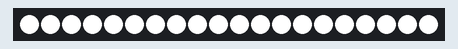
The sketch below on a simulated Arduino Uno, built with avr-gcc and run on an emulated ATmega328P. Parts: 20 RGB LEDs in strip order, left to right.

Above: at 1.12 s.
At 1.57 s:
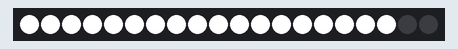
At 1.97 s:
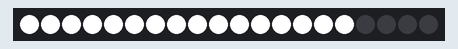
At 2.98 s:
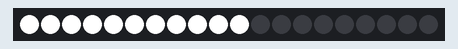
At 3.98 s:
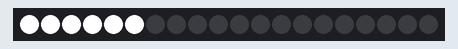
At 4.98 s:
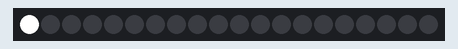

The sketch:

single_strip_code.ino
```cpp
// Used LED: WS2812

#include <Adafruit_NeoPixel.h>

/*Values you can change*/
#define strip_pin 2
#define n_leds 20
#define delay_ms_on 50
#define delay_ms_off 200


Adafruit_NeoPixel pixels_2 = Adafruit_NeoPixel(n_leds, strip_pin, NEO_GRB + NEO_KHZ800);


int redColor = 0;
int greenColor = 0;
int blueColor = 0;


void setup() {
  pinMode(strip_pin,OUTPUT);
  pixels_2.begin();
}


void loop()
{
    /* Turn ON */
   for(int i=0;i<=n_leds;i++) //first row go ahead with 4
   {
       pixels_2.setPixelColor(i, pixels_2.Color(254,254,254));
       pixels_2.show();
       delay(delay_ms_on);


     if(i==n_leds)
     {
       for(i=n_leds;i>=0;i--)
       {
       pixels_2.setPixelColor(i, pixels_2.Color(0,0,0));
      pixels_2.show();
      delay(delay_ms_off);
       }
        i=-1;
     }
   }
}
```

Measured:
- by itself, everything shown: repeats every 5.3 s, in 40 steps
